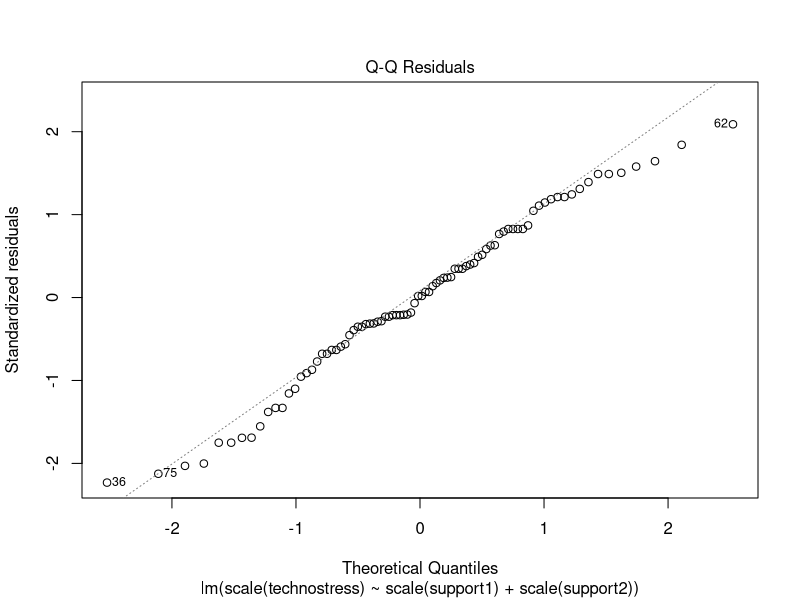
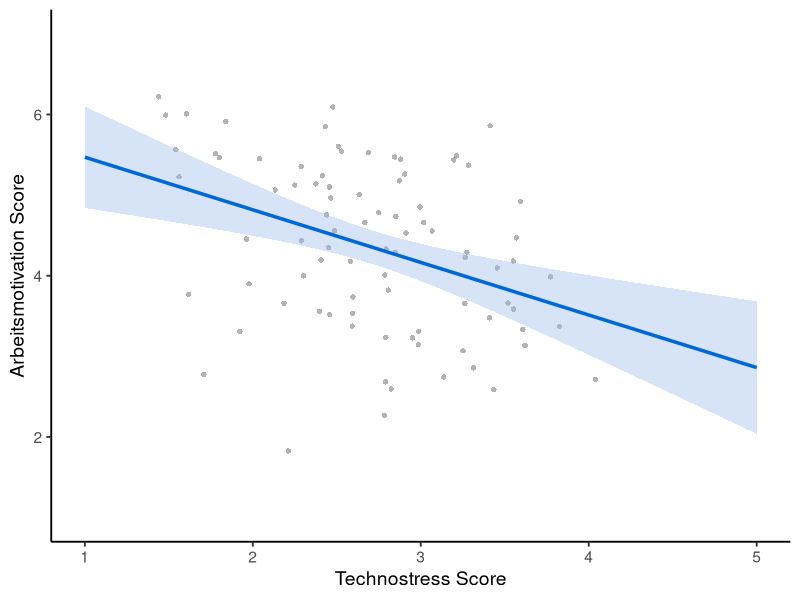
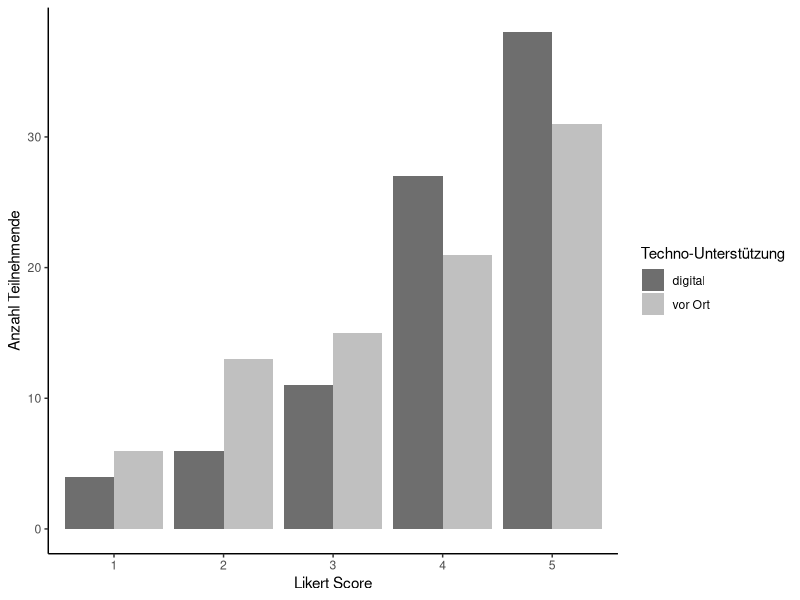
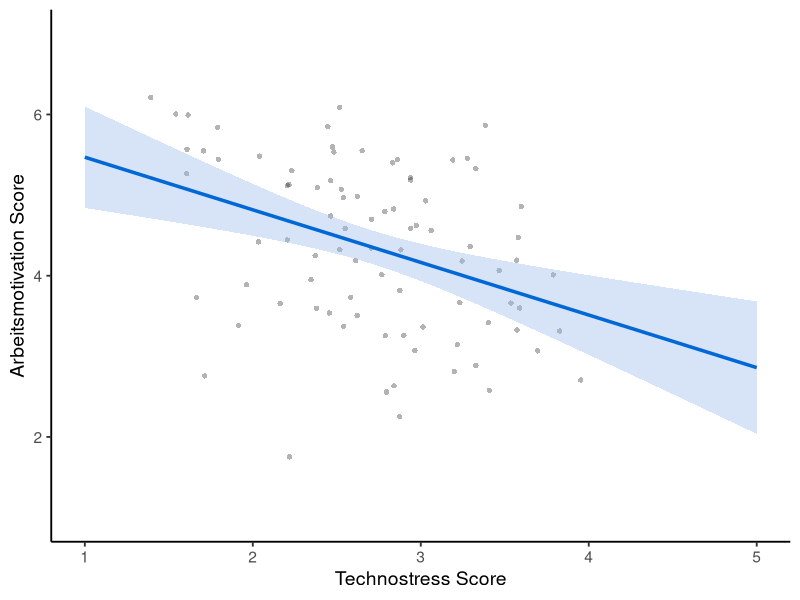
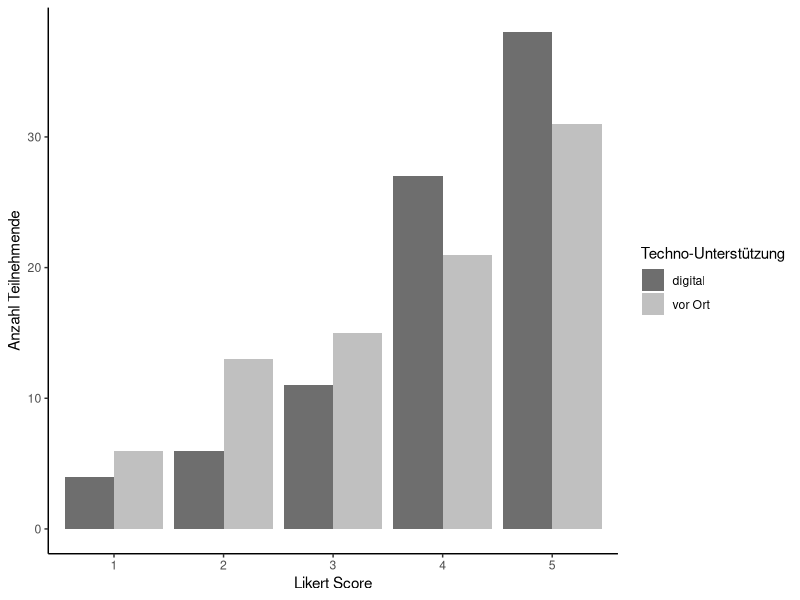

Write the R code that produced these figures, in order.
# Analyse Seminar Blended Learning

#_______________________________________
# 0: SETUP ####
#_______________________________________
#_______________________________________

setwd("C:/Users/User/Desktop/Blended Learning")

library(psych)
library(dplyr)
library(car)
library(ggplot2)
library(e1071)

set.seed(4630)




#_______________________________________
# 1: DATA PREPARATION ####
#_______________________________________
#_______________________________________


# load
df_raw <- read.csv2("data_aow1_2026-06-22_10-37.csv")

# only erwerbstätig
df <- subset(df_raw, employment1 == 2)
# -> exclude 25 nicht-erwerbstätige

# attention check
df <- subset(df, Attention1 == 2)
# -> exclude 6 more



# replace -9 (code for missing values) with NA
df <- df %>% mutate(across(where(is.numeric), ~ na_if(.x, -9)))





#_______________________________________
# 2: METHOD SECTION ####
#_______________________________________
#_______________________________________

# sample descriptives

# age and working hours
describe(df[, c("age", "hours")])




## gender ####
#_______________________________________

df$gender <- factor(df$gender,
                    levels = c(1, 2, 3, -1),
                    labels = c("weiblich", "männlich", "divers", "keine Angabe"))


gender_counts <- table(df$gender, useNA = "ifany")
gender_counts

prop.table(gender_counts) * 100





## education ####
#_______________________________________

df$edu <- factor(df$grad,
                    levels = c(1, 2, 3, 4, 5, 6, 7, 8),
                    labels = c("kein Abschluss", "Hauptschule", "Realschule", "Abi", "Ausbildung", "Meister", "Bachelor", "Master"))


edu_counts <- table(df$edu, useNA = "ifany")
edu_counts

prop.table(edu_counts) * 100






#_______________________________________
# 3. RESULTS ####
#_______________________________________
#_______________________________________




## preparation ####
#_______________________________________


### technostress score ####
techno_cols <- df[, grep("^techno", names(df))]

techno_mean_vector <- rowMeans(techno_cols, na.rm = TRUE)

df_inf <- data.frame(
  id = df$CASE, 
  technostress = techno_mean_vector
)

### motivation score ####
motivation_cols <- df[, grep("^motivation", names(df))]

motivation_mean_vector <- rowMeans(motivation_cols, na.rm = TRUE)

df_inf$motivation <- motivation_mean_vector

### techno-support ####
df_inf$support1 <- df$support1
df_inf$support2 <- df$support2

df_inf$support_mean <- rowMeans(data.frame(df$support1, df$support2), na.rm = TRUE)




## construct descriptives ####
#_______________________________________

constructs <- df_inf[, c("motivation", "technostress", "support1", "support2", "support_mean")]
describe(constructs)[, c("n", "mean", "sd", "min", "max")]

### exploratory analyses ####
skewness(df$support1)
skewness(df$support2)
skewness(df_inf$support_mean)






## H1: technostress negatively impacts job motivation ####
#_______________________________________

model_h1 <- lm(motivation ~ technostress, data = df_inf)
model_h1_zscore <- lm(scale(motivation) ~ scale(technostress), data = df_inf)

summary(model_h1)
summary(model_h1_zscore)



## H2: social techno-support negatively impacts technostress ####
#_______________________________________

model_h2 <- lm(technostress ~ support_mean, data = df_inf)
model_h2_zscore <- lm(scale(technostress) ~ scale(support_mean), data = df_inf)

summary(model_h2)
summary(model_h2_zscore)



## H3: present and distant techo-support differ in their effect on technostress ####
#_______________________________________


# z-standardized
model_support <- lm(scale(technostress) ~ scale(support1) + scale(support2), data = df_inf)

summary(model_support)
car::vif(model_support)
cor(df_inf$technostress, df_inf$support2)
cor.test(df_inf$technostress, df_inf$support_mean)
cor.test(df_inf$motivation, df_inf$support_mean)


plot(model_support, which = 2)



## Exploratives: correlation matrix ####
#_______________________________________


corr_vars <- df_inf[, c("motivation", "technostress", "support_mean")]

summary(corr_vars)
sapply(corr_vars, sd, na.rm = TRUE)
my_test <- corr.test(corr_vars)

cor(corr_vars)
round(my_test$p, digits = 3)





#_______________________________________
# GRAPHS ####
#_______________________________________
#_______________________________________


## Figure 1: technostress -> motivation ####
#_______________________________________

h1_graph <- ggplot(df_inf, aes(x = technostress, y = motivation)) +
  geom_jitter(alpha = 0.3, color = "black", width = 0.05, height = 0.05, shape = 16) +
  
  geom_smooth(method = "lm", color = "#0068d6", fill = "#9cbaea", linewidth = 1.2, level = 0.95, fullrange=TRUE) +
  
  xlim(1,5) +
  ylim(1,7) +
  
  labs(
    x = "Technostress Score",
    y = "Arbeitsmotivation Score"
  ) +
  
  theme_classic(base_size = 14)

h1_graph
ggsave("h1.png", h1_graph, width = 6, height = 4, dpi = 600)




## Figure A2: distribution of social techno-support ####
#_______________________________________

support_data <- df[, c("support1", "support2")]

support_long <- stack(support_data)

support_long$values <- as.factor(support_long$values)

levels(support_long$ind) <- c("digital", "vor Ort")

tech_support_graph <- ggplot(support_long, aes(x = values, fill = ind)) +
  geom_bar(position = "dodge", alpha = 0.8) +
  labs(
    x = "Likert Score",
    y = "Anzahl Teilnehmende",
    fill = "Techno-Unterstützung"
  ) +
  theme_classic() +
  scale_fill_manual(values = c("#4A4A4A", "#B0B0B0"))


tech_support_graph
ggsave("tech_support.png", tech_support_graph, width = 6, height = 4, dpi = 600)
